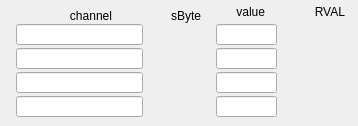
    <widget class="QWidget" name="tab_3">
     <attribute name="title">
      <string>ADC-DAC</string>
     </attribute>
     <widget class="QELineEdit" name="qelineedit_11">
      <property name="geometry">
       <rect>
        <x>16</x>
        <y>24</y>
        <width>127</width>
        <height>21</height>
       </rect>
      </property>
      <property name="alignment">
       <set>Qt::AlignRight|Qt::AlignTrailing|Qt::AlignVCenter</set>
      </property>
      <property name="variable" stdset="0">
       <string>$(P):AI:4132-4:PC:CH1.DESC</string>
      </property>
      <property name="variableSubstitutions" stdset="0">
       <string>P=ESAA</string>
      </property>
     </widget>
     <widget class="QELabel" name="qelabel_31">
      <property name="geometry">
       <rect>
        <x>160</x>
        <y>24</y>
        <width>41</width>
        <height>21</height>
       </rect>
      </property>
      <property name="alignment">
       <set>Qt::AlignRight|Qt::AlignTrailing|Qt::AlignVCenter</set>
      </property>
      <property name="variable" stdset="0">
       <string>$(P):LI:4132-4:SBYTE1</string>
      </property>
      <property name="variableSubstitutions" stdset="0">
       <string>P=ESAA</string>
      </property>
      <property name="format" stdset="0">
       <enum>QELabel::UnsignedInteger</enum>
      </property>
      <property name="radix">
       <UInt>16</UInt>
      </property>
     </widget>
     <widget class="QELineEdit" name="qelineedit_12">
      <property name="geometry">
       <rect>
        <x>216</x>
        <y>24</y>
        <width>61</width>
        <height>21</height>
       </rect>
      </property>
      <property name="variable" stdset="0">
       <string>$(P):AO:4132-4:PC:CH1</string>
      </property>
      <property name="variableSubstitutions" stdset="0">
       <string>P=ESAA</string>
      </property>
     </widget>
     <widget class="QELabel" name="qelabel_32">
      <property name="geometry">
       <rect>
        <x>296</x>
        <y>24</y>
        <width>53</width>
        <height>21</height>
       </rect>
      </property>
      <property name="alignment">
       <set>Qt::AlignRight|Qt::AlignTrailing|Qt::AlignVCenter</set>
      </property>
      <property name="variable" stdset="0">
       <string>$(P):AO:4132-4:PC:CH1.RVAL</string>
      </property>
      <property name="variableSubstitutions" stdset="0">
       <string>P=ESAA</string>
      </property>
      <property name="precision">
       <number>2</number>
      </property>
      <property name="addUnits">
       <bool>false</bool>
      </property>
      <property name="format" stdset="0">
       <enum>QELabel::UnsignedInteger</enum>
      </property>
      <property name="radix">
       <UInt>16</UInt>
      </property>
     </widget>
     <widget class="QLabel" name="label_5">
      <property name="geometry">
       <rect>
        <x>56</x>
        <y>8</y>
        <width>56</width>
        <height>15</height>
       </rect>
      </property>
      <property name="text">
       <string>channel</string>
      </property>
      <property name="alignment">
       <set>Qt::AlignRight|Qt::AlignTrailing|Qt::AlignVCenter</set>
      </property>
     </widget>
     <widget class="QLabel" name="label_6">
      <property name="geometry">
       <rect>
        <x>152</x>
        <y>8</y>
        <width>49</width>
        <height>16</height>
       </rect>
      </property>
      <property name="text">
       <string>sByte</string>
      </property>
      <property name="alignment">
       <set>Qt::AlignRight|Qt::AlignTrailing|Qt::AlignVCenter</set>
      </property>
     </widget>
     <widget class="QLabel" name="label_7">
      <property name="geometry">
       <rect>
        <x>224</x>
        <y>4</y>
        <width>41</width>
        <height>16</height>
       </rect>
      </property>
      <property name="text">
       <string>value</string>
      </property>
      <property name="alignment">
       <set>Qt::AlignRight|Qt::AlignTrailing|Qt::AlignVCenter</set>
      </property>
     </widget>
     <widget class="QLabel" name="label_8">
      <property name="geometry">
       <rect>
        <x>304</x>
        <y>4</y>
        <width>41</width>
        <height>16</height>
       </rect>
      </property>
      <property name="text">
       <string>RVAL</string>
      </property>
      <property name="alignment">
       <set>Qt::AlignRight|Qt::AlignTrailing|Qt::AlignVCenter</set>
      </property>
     </widget>
     <widget class="QELineEdit" name="qelineedit_13">
      <property name="geometry">
       <rect>
        <x>216</x>
        <y>48</y>
        <width>61</width>
        <height>21</height>
       </rect>
      </property>
      <property name="variable" stdset="0">
       <string>$(P):AO:4132-4:PC:CH2</string>
      </property>
      <property name="variableSubstitutions" stdset="0">
       <string>P=ESAA</string>
      </property>
     </widget>
     <widget class="QELineEdit" name="qelineedit_14">
      <property name="geometry">
       <rect>
        <x>16</x>
        <y>48</y>
        <width>127</width>
        <height>21</height>
       </rect>
      </property>
      <property name="alignment">
       <set>Qt::AlignRight|Qt::AlignTrailing|Qt::AlignVCenter</set>
      </property>
      <property name="variable" stdset="0">
       <string>$(P):AI:4132-4:PC:CH2.DESC</string>
      </property>
      <property name="variableSubstitutions" stdset="0">
       <string>P=ESAA</string>
      </property>
     </widget>
     <widget class="QELabel" name="qelabel_33">
      <property name="geometry">
       <rect>
        <x>296</x>
        <y>48</y>
        <width>53</width>
        <height>21</height>
       </rect>
      </property>
      <property name="alignment">
       <set>Qt::AlignRight|Qt::AlignTrailing|Qt::AlignVCenter</set>
      </property>
      <property name="variable" stdset="0">
       <string>$(P):AO:4132-4:PC:CH2.RVAL</string>
      </property>
      <property name="variableSubstitutions" stdset="0">
       <string>P=ESAA</string>
      </property>
      <property name="precision">
       <number>2</number>
      </property>
      <property name="addUnits">
       <bool>false</bool>
      </property>
      <property name="format" stdset="0">
       <enum>QELabel::UnsignedInteger</enum>
      </property>
      <property name="radix">
       <UInt>16</UInt>
      </property>
     </widget>
     <widget class="QELabel" name="qelabel_34">
      <property name="geometry">
       <rect>
        <x>160</x>
        <y>48</y>
        <width>41</width>
        <height>21</height>
       </rect>
      </property>
      <property name="alignment">
       <set>Qt::AlignRight|Qt::AlignTrailing|Qt::AlignVCenter</set>
      </property>
      <property name="variable" stdset="0">
       <string>$(P):LI:4132-4:SBYTE2</string>
      </property>
      <property name="variableSubstitutions" stdset="0">
       <string>P=ESAA</string>
      </property>
      <property name="format" stdset="0">
       <enum>QELabel::UnsignedInteger</enum>
      </property>
      <property name="radix">
       <UInt>16</UInt>
      </property>
     </widget>
     <widget class="QELineEdit" name="qelineedit_15">
      <property name="geometry">
       <rect>
        <x>216</x>
        <y>72</y>
        <width>61</width>
        <height>21</height>
       </rect>
      </property>
      <property name="variable" stdset="0">
       <string>$(P):AO:4132-4:PC:CH3</string>
      </property>
      <property name="variableSubstitutions" stdset="0">
       <string>P=ESAA</string>
      </property>
     </widget>
     <widget class="QELineEdit" name="qelineedit_16">
      <property name="geometry">
       <rect>
        <x>16</x>
        <y>72</y>
        <width>127</width>
        <height>21</height>
       </rect>
      </property>
      <property name="alignment">
       <set>Qt::AlignRight|Qt::AlignTrailing|Qt::AlignVCenter</set>
      </property>
      <property name="variable" stdset="0">
       <string>$(P):AI:4132-4:PC:CH3.DESC</string>
      </property>
      <property name="variableSubstitutions" stdset="0">
       <string>P=ESAA</string>
      </property>
     </widget>
     <widget class="QELabel" name="qelabel_35">
      <property name="geometry">
       <rect>
        <x>296</x>
        <y>72</y>
        <width>53</width>
        <height>21</height>
       </rect>
      </property>
      <property name="alignment">
       <set>Qt::AlignRight|Qt::AlignTrailing|Qt::AlignVCenter</set>
      </property>
      <property name="variable" stdset="0">
       <string>$(P):AO:4132-4:PC:CH3.RVAL</string>
      </property>
      <property name="variableSubstitutions" stdset="0">
       <string>P=ESAA</string>
      </property>
      <property name="precision">
       <number>2</number>
      </property>
      <property name="addUnits">
       <bool>false</bool>
      </property>
      <property name="format" stdset="0">
       <enum>QELabel::UnsignedInteger</enum>
      </property>
      <property name="radix">
       <UInt>16</UInt>
      </property>
     </widget>
     <widget class="QELabel" name="qelabel_36">
      <property name="geometry">
       <rect>
        <x>160</x>
        <y>72</y>
        <width>41</width>
        <height>21</height>
       </rect>
      </property>
      <property name="alignment">
       <set>Qt::AlignRight|Qt::AlignTrailing|Qt::AlignVCenter</set>
      </property>
      <property name="variable" stdset="0">
       <string>$(P):LI:4132-4:SBYTE3</string>
      </property>
      <property name="variableSubstitutions" stdset="0">
       <string>P=ESAA</string>
      </property>
      <property name="format" stdset="0">
       <enum>QELabel::UnsignedInteger</enum>
      </property>
      <property name="radix">
       <UInt>16</UInt>
      </property>
     </widget>
     <widget class="QELineEdit" name="qelineedit_17">
      <property name="geometry">
       <rect>
        <x>216</x>
        <y>96</y>
        <width>61</width>
        <height>21</height>
       </rect>
      </property>
      <property name="variable" stdset="0">
       <string>$(P):AO:4132-4:PC:CH4</string>
      </property>
      <property name="variableSubstitutions" stdset="0">
       <string>P=ESAA</string>
      </property>
     </widget>
     <widget class="QELineEdit" name="qelineedit_18">
      <property name="geometry">
       <rect>
        <x>16</x>
        <y>96</y>
        <width>127</width>
        <height>21</height>
       </rect>
      </property>
      <property name="alignment">
       <set>Qt::AlignRight|Qt::AlignTrailing|Qt::AlignVCenter</set>
      </property>
      <property name="variable" stdset="0">
       <string>$(P):AI:4132-4:PC:CH4.DESC</string>
      </property>
      <property name="variableSubstitutions" stdset="0">
       <string>P=ESAA</string>
      </property>
     </widget>
     <widget class="QELabel" name="qelabel_37">
      <property name="geometry">
       <rect>
        <x>296</x>
        <y>96</y>
        <width>53</width>
        <height>21</height>
       </rect>
      </property>
      <property name="alignment">
       <set>Qt::AlignRight|Qt::AlignTrailing|Qt::AlignVCenter</set>
      </property>
      <property name="variable" stdset="0">
       <string>$(P):AO:4132-4:PC:CH4.RVAL</string>
      </property>
      <property name="variableSubstitutions" stdset="0">
       <string>P=ESAA</string>
      </property>
      <property name="precision">
       <number>2</number>
      </property>
      <property name="addUnits">
       <bool>false</bool>
      </property>
      <property name="format" stdset="0">
       <enum>QELabel::UnsignedInteger</enum>
      </property>
      <property name="radix">
       <UInt>16</UInt>
      </property>
     </widget>
     <widget class="QELabel" name="qelabel_38">
      <property name="geometry">
       <rect>
        <x>160</x>
        <y>96</y>
        <width>41</width>
        <height>21</height>
       </rect>
      </property>
      <property name="alignment">
       <set>Qt::AlignRight|Qt::AlignTrailing|Qt::AlignVCenter</set>
      </property>
      <property name="variable" stdset="0">
       <string>$(P):LI:4132-4:SBYTE3</string>
      </property>
      <property name="variableSubstitutions" stdset="0">
       <string>P=ESAA</string>
      </property>
      <property name="format" stdset="0">
       <enum>QELabel::UnsignedInteger</enum>
      </property>
      <property name="radix">
       <UInt>16</UInt>
      </property>
     </widget>
    </widget>
